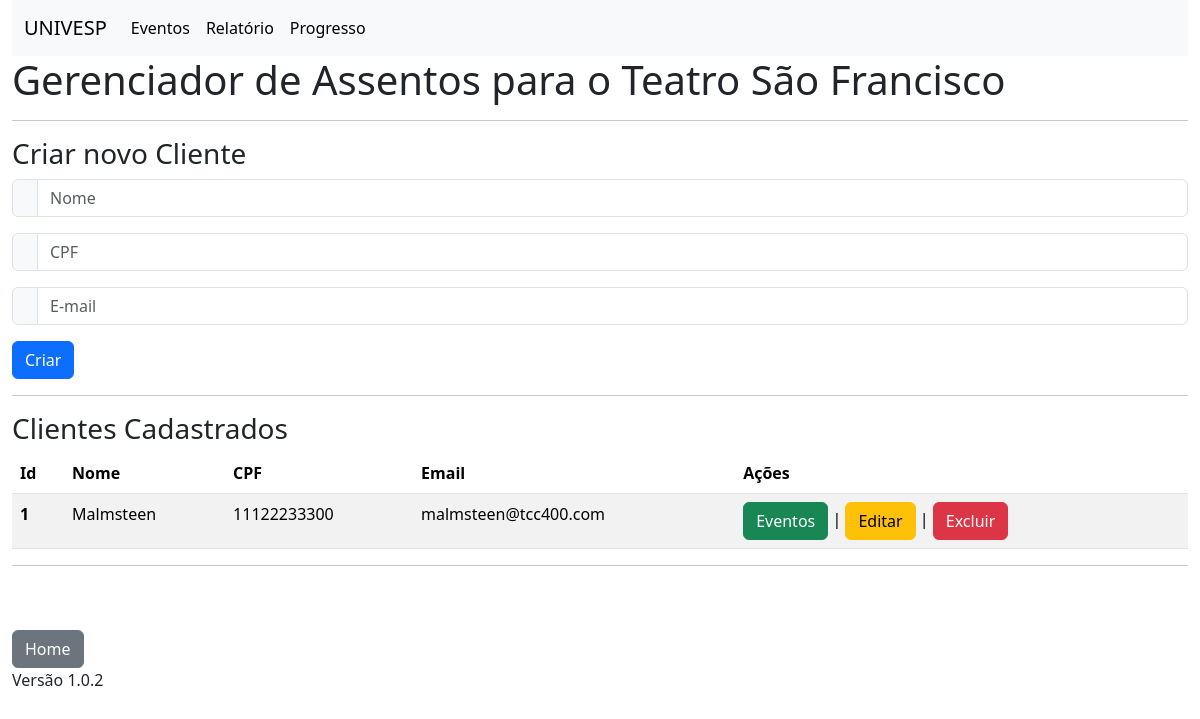
Before: /cliente_lista with the older database file.
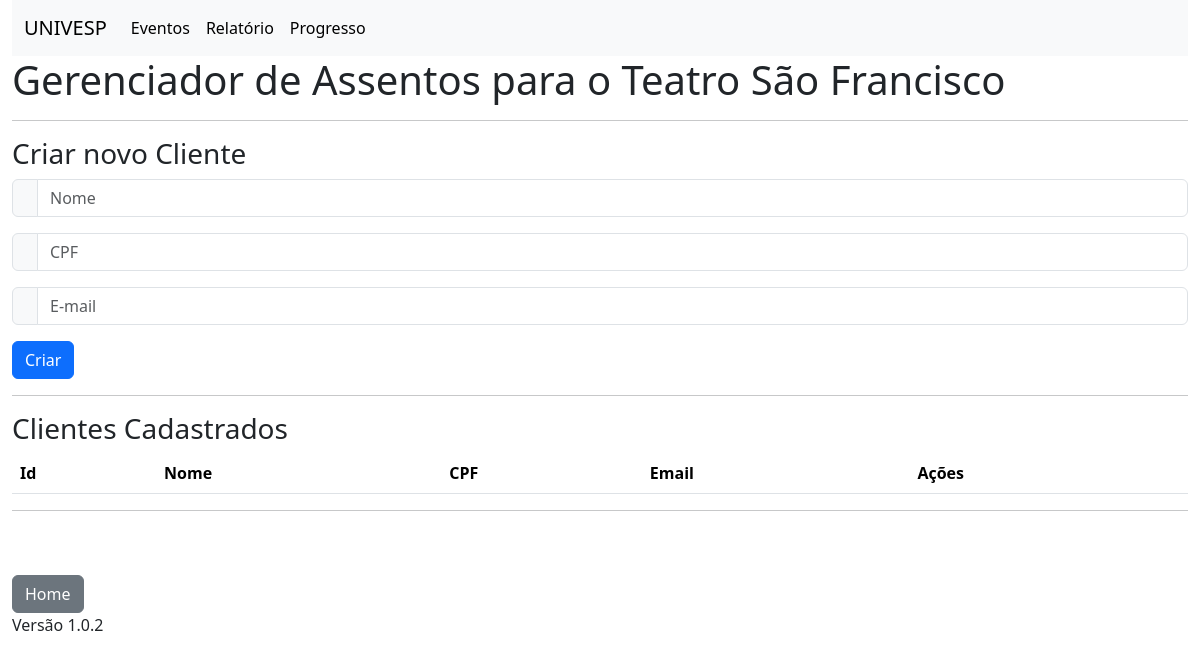
After: the same page with the newer database file.
### models.py (models this page shows, shortened)
class Cliente(db.Model):
    __tablename__='clientes'
    id = db.Column(db.Integer, primary_key=True)
    nome = db.Column(db.String(100))
    cpf = db.Column(db.String(11))
    email = db.Column(db.String(100))
    eventos = db.relationship('Evento',
                              secondary=Cliente_Evento.__table__,
                              back_populates='clientes'
                              )

### routes.py (the view, shortened to what this page needs)
@app.route('/cliente_lista', methods=['GET', 'POST'])
def cliente_lista():
    clientes = Cliente.query.all()
    if request.method == 'GET':
        return render_template('cliente_lista.html', clientes=clientes)

### templates/cliente_lista.html
{% extends 'base.html' %}
{% block conteudo %}
<h1>Gerenciador de Assentos para o Teatro São Francisco</h1>
<hr>
<h3>Criar novo Cliente</h3>
<form action="/cliente_lista" method="post">
  <div class="input-group mb-3">
    <span class="input-group-text" id="basic-addon1"></span>
    <input type="text" class="form-control" placeholder="Nome" aria-label="Username" aria-describedby="basic-addon1" name="nome" required>
  </div>
  <div class="input-group mb-3">
    <span class="input-group-text" id="basic-addon1"></span>
    <input type="text" class="form-control" placeholder="CPF" aria-label="Username" aria-describedby="basic-addon1" name="cpf" required>
  </div>
  <div class="input-group mb-3">
    <span class="input-group-text" id="basic-addon1"></span>
    <input type="text" class="form-control" placeholder="E-mail" aria-label="Username" aria-describedby="basic-addon1" name="email" required>
  </div>
  <button type="submit" class="btn btn-primary">Criar</button>
</form>
<hr>
<h3>Clientes Cadastrados</h3>
<table class="table table-striped">
    <thead>
      <tr>
        <th scope="col">Id</th>
        <th scope="col">Nome</th>
        <th scope="col">CPF</th>
        <th scope="col">Email</th>
        <th scope="col">Ações</th>
      </tr>
    </thead>
    <tbody>
      {% for e in clientes %}
      <tr>
        <th scope="row">{{e.id}}</th>
        <td>{{e.nome}}</td>
        <td>{{e.cpf}}</td>
        <td>{{e.email}}</td>
        <td>
          <a class="btn btn-success" role="button" aria-disabled="true" href="/cliente_ver/{{e.id}}">Eventos</a> |
          <a class="btn btn-warning" role="button" aria-disabled="true">Editar</a> |
          <a class="btn btn-danger" role="button" aria-disabled="true">Excluir</a>
        </td>
      </tr>
      {% endfor %}
    </tbody>
  </table>
{% endblock %}

Changed rows visible on the page:
removed Cliente: id "1", nome "Malmsteen", cpf "11122233300", email "malmsteen@tcc400.com"
